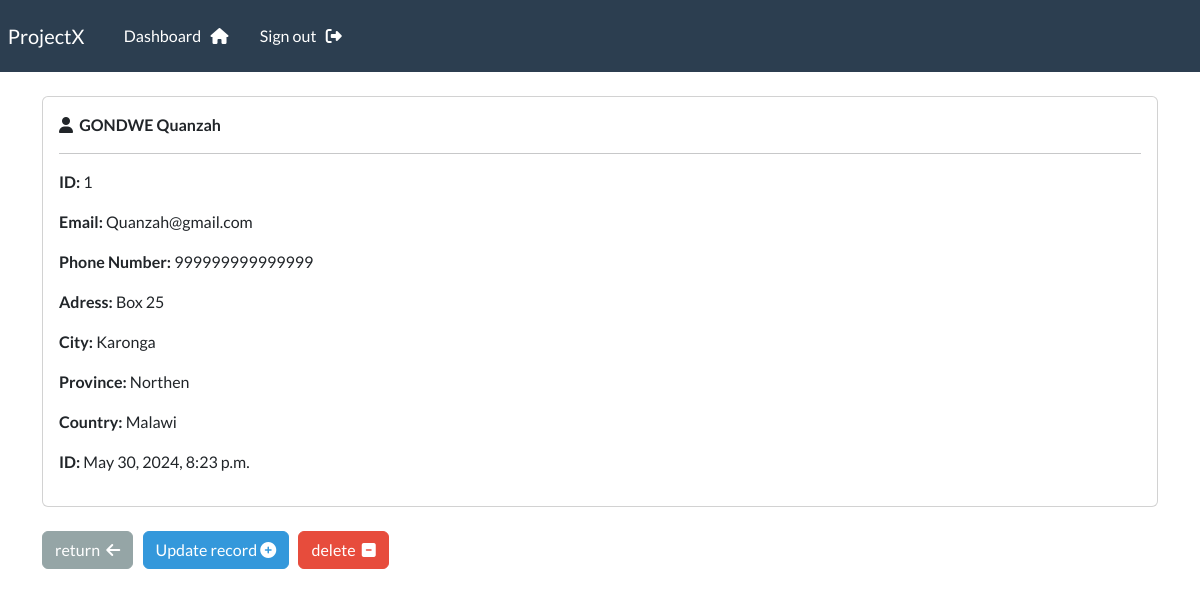
The page /record/1 (signed in) on the database its author committed.
### webapp/models.py (models this page shows, shortened)
class Record(models.Model):
     creation_date = models.DateTimeField(auto_now_add=True)
     first_name = models.CharField(max_length=255)
     last_name = models.CharField(max_length=255)
     email = models.CharField(max_length=255)
     phone = models.CharField(max_length=255)
     address = models.CharField(max_length=255)
     city = models.CharField(max_length=255)
     province = models.CharField(max_length=255)
     country = models.CharField(max_length=255)

### webapp/views.py (the view)
# urls.py: path('record/<int:pk>', views.singular_record, name="record"),
@login_required(login_url='my-login')
def singular_record(request, pk):
    all_records = Record.objects.get(id=pk)
    context = {'record':all_records}
    return render(request, 'webapp/view-record.html', context=context)

### webapp/templates/webapp/view-record.html (shortened to what this page needs)
{% extends "webapp/base.html" %} {% block content %}
<div class="card">
  <div class="card-body">
    <i class="fa-solid fa-user"></i>&nbsp;
    <strong> {{record.last_name|upper}} {{record.first_name}} </strong>
    <hr />
    <p><strong> ID:</strong> {{record.id}}</p>
    <p><strong> Email:</strong> {{record.email}}</p>
    <p><strong> Phone Number:</strong> {{record.phone}}</p>
    <p><strong> Adress:</strong> {{record.address}}</p>
    <p><strong> City:</strong> {{record.city}}</p>
    <p><strong> Province:</strong> {{record.province}}</p>
    <p><strong> Country:</strong> {{record.country}}</p>
    <p><strong> ID:</strong> {{record.creation_date}}</p>
  </div>
</div>
<br />
<a href="{% url 'dashboard' %}" class="btn btn-secondary">
  return &nbsp;<i class="fa-solid fa-arrow-left"></i
></a>
<a href="{% url 'update-record' record.id %}" class="btn btn-info">
  Update record&nbsp;<i class="fa-solid fa-circle-plus"></i
></a>
<a href="{% url 'delete-record'  record.id%}" class="btn btn-danger">
  delete &nbsp;<i class="fa-solid fa-square-minus"></i
></a>
{% endblock %}

### rows shown on the page
Record: last_name "GONDWE", first_name "Quanzah", id "1", email "Quanzah@gmail.com", phone "999999999999999", address "Box 25", city "Karonga", province "Northen", country "Malawi", creation_date "May 30, 2024, 8:23 p.m."
